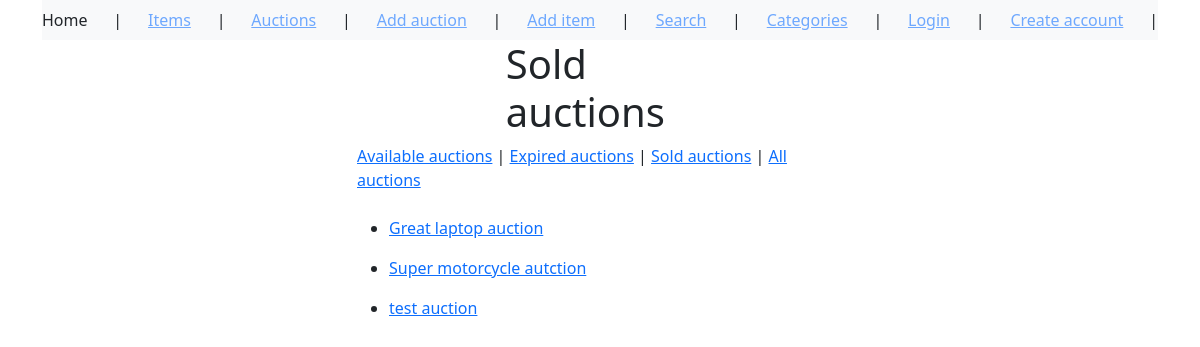
Before: /auctions/?status=sold with the older database file.
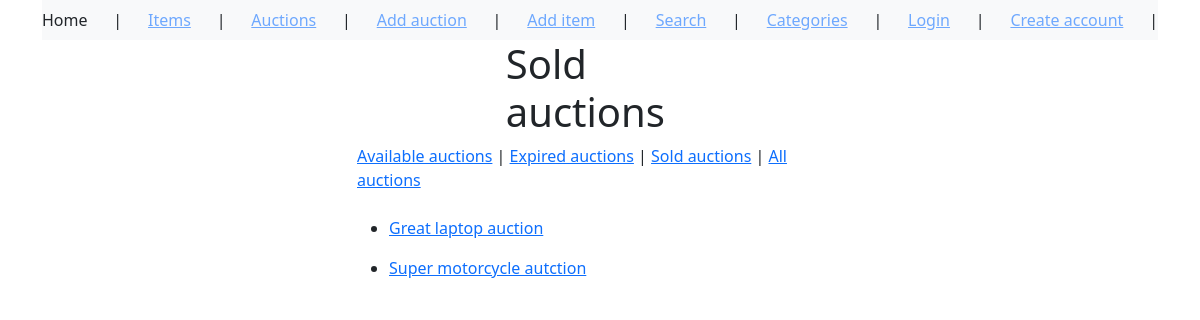
After: the same page with the newer database file.
### auctions/models.py (models this page shows, shortened)
class Auction(models.Model):
    CHOICES = (
        ('available', 'available'),
        ('expired', 'expired'),
        ('sold', 'sold'),
    )
    name = models.CharField(max_length=255)
    item = models.ForeignKey(Item, on_delete=models.CASCADE)
    min_price = models.DecimalField(max_digits=10, decimal_places=2)
    buy_now_price = models.DecimalField(max_digits=10, decimal_places=2, null=True, blank=True)
    end_date = models.DateTimeField()
    seller = models.ForeignKey(User, on_delete=models.CASCADE, related_name='seller')
    buyer = models.ForeignKey(User, on_delete=models.CASCADE, blank=True, related_name='buyer', null=True)
    status = models.CharField(choices=CHOICES, default='available', max_length=64)

### auctions/views.py (the view)
# urls.py: path('auctions/', auctions.AuctionsList.as_view()),
class AuctionsList(ListView):
    model = Auction
    context_object_name = 'auction_list'
    paginate_by = 5
    def get_context_data(self, **kwargs):
        context = super().get_context_data(**kwargs)    # Get default context data
        for auction in context['auction_list']:
            if auction.end_date < timezone.now() and auction.bid_set.count() > 0:
                auction.status = 'sold'
                auction.save()
            elif auction.end_date < timezone.now():   # Check if end date is past
                auction.status = 'expired'
                auction.save()
        return context
    def get_template_names(self, **kwargs):
        status = self.request.GET.get('status')     # Get status parameter from the request
        if status == 'expired':
            return 'auctions/expired_auction_list.html'
        elif status == 'available':
            return 'auctions/available_auction_list.html'
        elif status == 'sold':
            return 'auctions/sold_auction_list.html'
        else:
            return 'auctions/auction_list.html'

### templates/auctions/sold_auction_list.html (shortened to what this page needs)
{% extends 'auctions/base_template.html' %}
{% block content %}
<div id="content", name="content", class="main">
    <div class="row justify-content-center">
        <div class="col-5">
<h1>Sold auctions</h1>
</div>
</div>
</div>
<div id="content", name="content", class="main">
    <div class="row justify-content-center">
        <div class="col-15">
<a href="/auctions/?status=available">Available auctions</a> |
<a href="/auctions/?status=expired">Expired auctions</a> |
<a href="/auctions/?status=sold">Sold auctions</a> |
<a href="/auctions">All auctions</a>
</div>
</div>
</div><br>
{% for auction in auction_list %}
{% if auction.status == 'sold' %}
<ul>
    <li><a href="/auction/{{ auction.id }}">{{ auction.name }}</a></li>
</ul>
{% endif %}
{% endfor %}
{% endblock %}

Changed rows visible on the page:
removed Auction: name "test auction"
